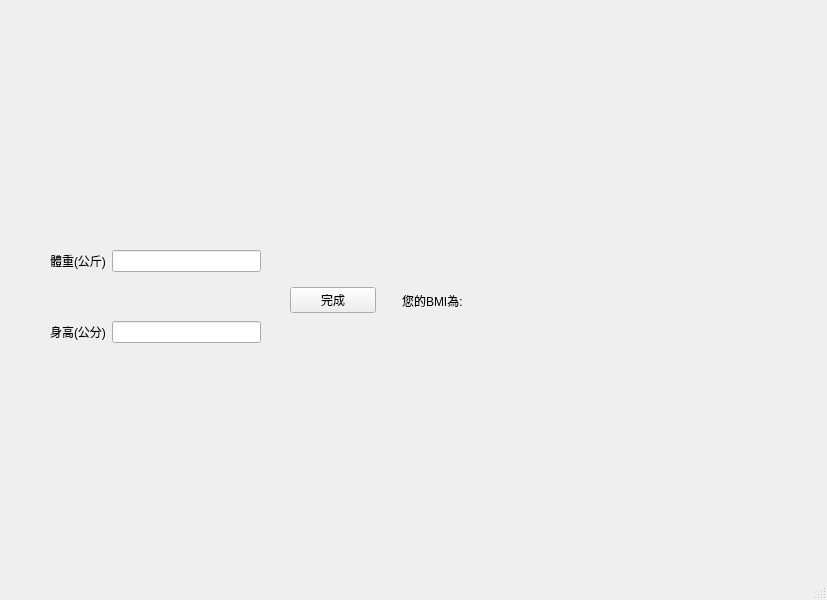
<?xml version="1.0" encoding="UTF-8"?>
<ui version="4.0">
 <class>MainWindow</class>
 <widget class="QMainWindow" name="MainWindow">
  <property name="geometry">
   <rect>
    <x>0</x>
    <y>0</y>
    <width>827</width>
    <height>600</height>
   </rect>
  </property>
  <property name="windowTitle">
   <string>BMI計算器</string>
  </property>
  <widget class="QWidget" name="centralwidget">
   <widget class="QWidget" name="layoutWidget">
    <property name="geometry">
     <rect>
      <x>290</x>
      <y>210</y>
      <width>381</width>
      <height>181</height>
     </rect>
    </property>
    <layout class="QHBoxLayout" name="horizontalLayout">
     <item>
      <widget class="QPushButton" name="pushButton">
       <property name="text">
        <string>完成</string>
       </property>
      </widget>
     </item>
     <item>
      <spacer name="verticalSpacer">
       <property name="orientation">
        <enum>Qt::Vertical</enum>
       </property>
       <property name="sizeHint" stdset="0">
        <size>
         <width>20</width>
         <height>40</height>
        </size>
       </property>
      </spacer>
     </item>
     <item>
      <widget class="QLabel" name="label_2">
       <property name="text">
        <string>您的BMI為:</string>
       </property>
      </widget>
     </item>
     <item>
      <widget class="QLabel" name="BMI">
       <property name="enabled">
        <bool>true</bool>
       </property>
       <property name="text">
        <string/>
       </property>
      </widget>
     </item>
     <item>
      <widget class="QLabel" name="label_4">
       <property name="text">
        <string/>
       </property>
      </widget>
     </item>
    </layout>
   </widget>
   <widget class="QWidget" name="layoutWidget">
    <property name="geometry">
     <rect>
      <x>50</x>
      <y>207</y>
      <width>211</width>
      <height>181</height>
     </rect>
    </property>
    <layout class="QGridLayout" name="gridLayout_3">
     <item row="0" column="0">
      <widget class="QLabel" name="label">
       <property name="text">
        <string notr="true">體重(公斤)</string>
       </property>
      </widget>
     </item>
     <item row="1" column="0">
      <widget class="QLabel" name="label_3">
       <property name="text">
        <string notr="true">身高(公分)</string>
       </property>
      </widget>
     </item>
     <item row="0" column="1">
      <widget class="QLineEdit" name="weight"/>
     </item>
     <item row="1" column="1">
      <widget class="QLineEdit" name="height"/>
     </item>
    </layout>
   </widget>
  </widget>
  <widget class="QMenuBar" name="menubar">
   <property name="geometry">
    <rect>
     <x>0</x>
     <y>0</y>
     <width>827</width>
     <height>21</height>
    </rect>
   </property>
  </widget>
  <widget class="QStatusBar" name="statusbar"/>
 </widget>
 <resources/>
 <connections/>
</ui>
